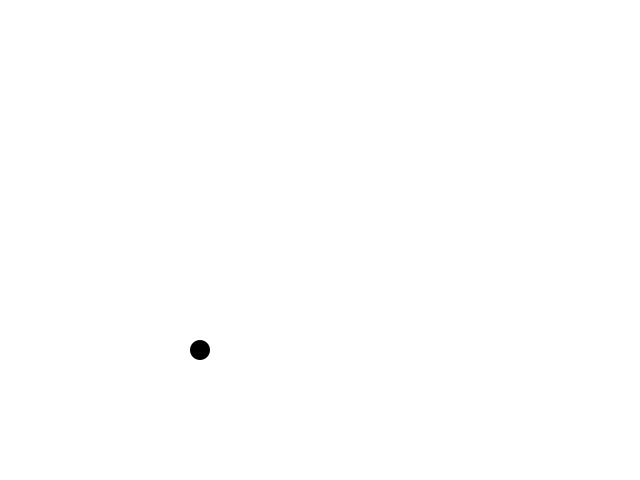
Frame 1 (no input)
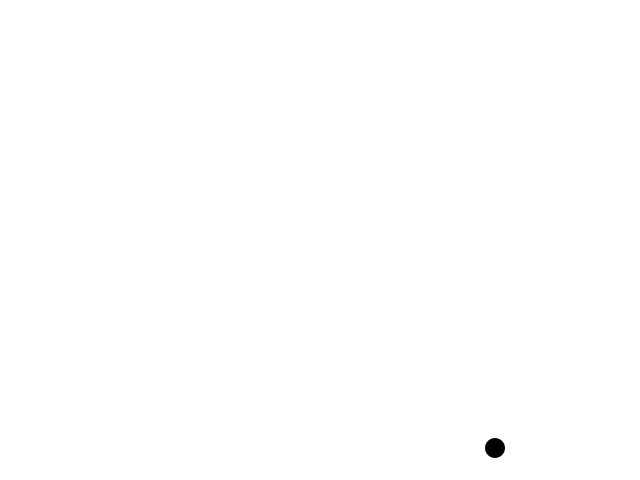
Frame 60 (the mouse pressed at the canvas centre just before this capture)
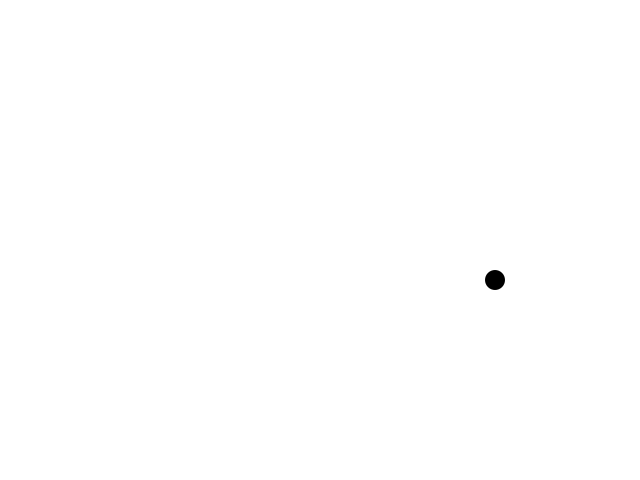
Frame 120 (the mouse held since frame 60 and released just before this capture)

The Processing sketch that drew these frames (run headless with seeded random() and noise(); from frame 60 on, the mouse is pressed at the canvas centre):

// Processing sketch: InClassCode_PVectorBouncingBall
// ── InClassCode_PVectorBouncingBall.pde
PVector pos;  //declare PVectors, each has a float x,y inside of it

PVector speed;

void setup(){
  size(640, 480);
  pos = new PVector(); //create space for a new PVector
  pos.x = 200;  //init value in x
  pos.y = 350;   //init value in y
  
  speed = new PVector(5, 2.8); //create space and insert values into x and y using a "constructor"
}

void draw(){
  //clear background
  background(255);
  
  //draw circle
  noStroke();
  fill(0);
  ellipse(pos.x, pos.y, 20, 20);
  
  //movement
  pos.add(speed);  //use the "add" function inside PVector to add the speed values to pos
  
  if(pos.x > width || pos.x < 0){  //if we hit the left OR the right
    speed.x *= -1;  //reverse x speed
  }
  
  if(pos.y > height || pos.y < 0){  //if we hit the top OR the bottom
    speed.y = -speed.y;  //reverse y speed
  }
}
